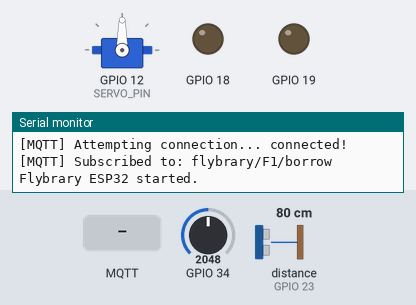
A program run on a simulated ESP32. Shown: servo, output pins drawn as LEDs (lit = HIGH), the last lines printed to the serial monitor. Wiring (inferred from the names in the program): ultrasonic range finder: trigger GPIO 22; echo GPIO 23. The test bench sets the inputs (shaded band); at power-on: distance to the obstacle (sensor on GPIO 23) 80 cm, GPIO 34 = 2048. The echo pulse lasts 58.3 µs per cm; WiFi joins after 1.5 s; servers stay silent unless stated; uploads are accepted with an empty reply; no MQTT or app messages arrive unless stated; pins used as bus, display or sensor lines are not drawn.

Above: at 2.7 s.
2.8 s: MQTT message "1" arrives on the first subscribed topic
At 3.72 s:
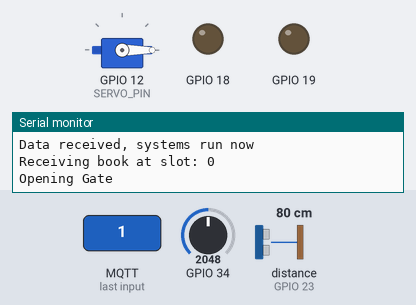
5.3 s: distance to the obstacle (sensor on GPIO 23) set to 14 cm
At 9.23 s:
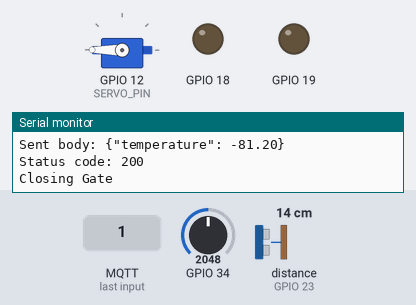
9.5 s: distance to the obstacle (sensor on GPIO 23) set to 11 cm
11.0 s: MQTT message "0" arrives on the first subscribed topic
At 12.7 s:
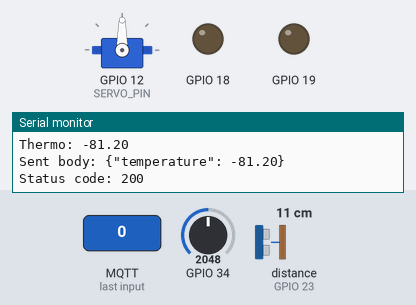
Timing chart, 0 to 14.2 s (numbered marks = the images above; inputs shaded):
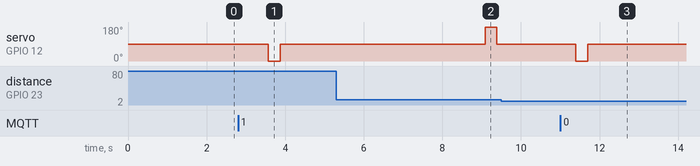

The program:

main.cpp
```cpp
#include <Arduino.h>
#include <WiFi.h>
#include <HTTPClient.h>
#include <PubSubClient.h>
#include <ArduinoJson.h>
#include <map>

#define MQTT_MAX_PACKET_SIZE 512

#include "motor.h"
#include "loadcell.h"
#include "servo.h"
#include "mqtt.h"
#include "doorsensor.h"
#include "thermometer.h"
// ↓↓↓ DEFINITIONS HERE ↓↓↓
const char* WIFI_SSID  = "Day";
const char* WIFI_PASS  = "daydoiwifi";

const char* MQTT_SERVER = "broker.hivemq.com";
const char* MQTT_TOPIC  = "flybrary/F1/borrow";

WiFiClient espClient;
PubSubClient mqttClient(espClient);

bool shouldVend = false;
String isbn;
bool gateOpen = false;
unsigned long gateOpenStart = 0;
unsigned long gateTimeout = 5000; // 5 seconds before auto-close

//edit this to fit the pos on the real thing
std::map<String, int> isbnToPosition = {
    {"9786165972000", 0}, //erika
    {"9786166241174", 1}, //muse 1
    {"9786166241327", 2}, //muse 2
    {"9786166241334", 3}, //muse 3
    {"9786166240771", 4}  //first 4
};

//Init sensors and actuators
Stepper st(18,19);
BorrowServo s(12);
DoorSensor ds(22,23);

Thermo thermo(34);

float distanceCheck = 20;

void receiveBook(int pos);

// MQTT Callback
void mqttCallback(char* topic, byte* payload, unsigned int length) {
    Serial.print("[MQTT] Message received on: ");
    Serial.println(topic);

    // Convert payload to string
    String jsonStr;
    for (int i = 0; i < length; i++) {
        jsonStr += (char)payload[i];
    }

    Serial.print("[MQTT] Payload String: ");
    Serial.println(jsonStr);

    // Allocate JSON document
    StaticJsonDocument<200> doc;

    // Parse JSON
    DeserializationError error = deserializeJson(doc, jsonStr);
    if (error) {
        Serial.print("JSON parse failed: ");
        Serial.println(error.f_str());
        return;
    }

    // Extract data
    isbn = doc["isbn"].as<String>();

    Serial.print("Extracted ISBN: ");
    Serial.println(isbn);

    // Use it inside your program
    shouldVend = true;
}


// ---------------------------
// WiFi Setup
// ---------------------------
void setupWiFi() {
    Serial.print("[WiFi] Connecting to ");
    Serial.println(WIFI_SSID);

    WiFi.begin(WIFI_SSID, WIFI_PASS);

    while (WiFi.status() != WL_CONNECTED) {
        delay(500);
        Serial.print(".");
    }

    Serial.println("\n[WiFi] Connected!");
    Serial.print("[WiFi] IP: ");
    Serial.println(WiFi.localIP());
}

// ---------------------------
// MQTT Reconnect
// ---------------------------
void reconnectMQTT() {
    while (!mqttClient.connected()) {
        Serial.print("[MQTT] Attempting connection... ");
        String clientId = "FlybraryClient-" + String(WiFi.macAddress());
        if (mqttClient.connect(clientId.c_str())) {
            Serial.println("connected!");
            mqttClient.subscribe(MQTT_TOPIC);
            Serial.print("[MQTT] Subscribed to: ");
            Serial.println(MQTT_TOPIC);
        } else {
            Serial.print("failed (rc=");
            Serial.print(mqttClient.state());
            Serial.println(") retrying in 2s...");
            delay(2000);
        }
    }
}

// ---------------------------
// Initialize MQTT System
// ---------------------------
void initMQTT() {
    setupWiFi();

    mqttClient.setServer(MQTT_SERVER, 1883);
    mqttClient.setCallback(mqttCallback);

    reconnectMQTT();
}

// ---------------------------
// Must be called inside loop()
// ---------------------------
void mqttLoop() {
    if (!mqttClient.connected()) reconnectMQTT();
    mqttClient.loop();

    if (shouldVend) {
        Serial.println("Data received, systems run now");
        receiveBook(isbnToPosition[isbn]);
        shouldVend = false;

    }
}

void setup() {
  Serial.begin(115200);
  Serial.println("Flybrary ESP32 initing.");
  initMQTT();
  Serial.println("Flybrary ESP32 started.");
}

bool isDetected = false;

void loop() {
    mqttLoop();  // always run
    delay(1000);

    float dis = ds.getDistance();

    if (gateOpen) {
        // If hand detected, reset timer (keep gate open)
        if (dis > 0.01 && dis <= 12.0) {
            Serial.println("Hand detected -> Keeping gate open");
            gateOpenStart = millis();
        }

        // Time to close?
        if (millis() - gateOpenStart >= gateTimeout) {
            Serial.println("Closing Gate");
            s.close();
            gateOpen = false;
        }
    }
}

bool sendTemperature(float temp);

void receiveBook(int pos) {
    Serial.print("Receiving book at slot: ");
    Serial.println(pos);

    Serial.println("Opening Gate");
    s.open();

    float t = thermo.readTempCelsius();
    Serial.print("Thermo: ");
    Serial.println(t);
    sendTemperature(t);
    gateOpen = true;
    gateOpenStart = millis();  // start countdown
}

bool sendTemperature(float temp) {
    if (WiFi.status() != WL_CONNECTED) return false;

    HTTPClient http;
    http.begin("https://flybrary-web-backend.vercel.app/api/v1/esp/postTemperature");
    http.addHeader("Content-Type", "application/json");

    // Correct JSON
    String json = "{\"temperature\": " + String(temp, 2) + "}";

    int code = http.POST(json);
    http.end();

    Serial.print("Sent body: ");
    Serial.println(json);
    Serial.print("Status code: ");
    Serial.println(code);

    return (code == 200 || code == 201);
}


/*
The user press return book in the website
It calls mqtt client
If esp receive the mqtt, it opens the gate
If gate is opened, it opens for 5 secs
then, detect with ultrasonic to prevent hand in gate
if no hand, close gate
*/
```

doorsensor.h
```cpp
#include <Arduino.h>

class DoorSensor{
    public:
        int TRIG = 22;
        int ECHO = 23;

        DoorSensor(){
            initDoorSensor();
        }
        DoorSensor(int trig, int echo){
            TRIG = trig;
            ECHO = echo;
            initDoorSensor();
        }
        void initDoorSensor(){
            pinMode(TRIG, OUTPUT);
            pinMode(ECHO, INPUT);
        }
        float getDistance(){
            digitalWrite(TRIG, LOW);
            delayMicroseconds(2);
            digitalWrite(TRIG, HIGH);
            delayMicroseconds(10);
            digitalWrite(TRIG, LOW);

            long duration = pulseIn(ECHO, HIGH);
            float distance = (duration * 0.034) / 2;
            return distance;
        }
};
```

loadcell.h
```cpp
#include <Arduino.h>
#include "HX711.h"

class LoadCell{
  public:
    int LOADCELL_DOUT_PIN = 26;
    int LOADCELL_SCK_PIN = 27;
    HX711 scale;

    LoadCell(){
      loadCellInit();
    }
    LoadCell(int dout, int sck){
      LOADCELL_DOUT_PIN = dout;
      LOADCELL_SCK_PIN = sck;
      loadCellInit();
    }
    void loadCellInit() {
      Serial.begin(115200);
      scale.begin(LOADCELL_DOUT_PIN, LOADCELL_SCK_PIN);
    }

    void calibrate() {
      if (scale.is_ready()) {
        scale.set_scale();
        Serial.println("Tare... remove any weights from the scale.");
        delay(5000);
        scale.tare();
        Serial.println("Tare done...");
        Serial.print("Place a known weight on the scale...");
        delay(5000);
        long reading = scale.get_units(10);
        Serial.print("Result: ");
        Serial.println(reading);
      }
      else {
        Serial.println("HX711 not found.");
      }
      delay(1000);
    }

    long detectWeight(){
      if (scale.is_ready()) {
        long weight = scale.get_units(10);
        return weight;
      } else {
        Serial.println("HX711 not found.");
        return -1;
      }
    }

    bool detect(){
      if(detectWeight() >= 100) return true;
      else return false;
    }
};
//calibration factor will be the (reading)/(known weight)
```

motor.h
```cpp
#include <Arduino.h>

class Stepper{
  public:
    int DIR_PIN;
    int STEP_PIN;
    const int stepsPerRevolution = 200;
    const float stepsPerDeg = (stepsPerRevolution) / 360.0;
    const int maxIdx = 4;
    const int maxDeg = 180;

    int currentAngle = 0;

    Stepper(int dir, int step){
      DIR_PIN = dir;
      STEP_PIN = step;
      motorInit();
    }

    void motorInit() {
      pinMode(STEP_PIN, OUTPUT);
      pinMode(DIR_PIN, OUTPUT);
    }

    void moveMotor(int steps) {
      digitalWrite(DIR_PIN, (steps > 0));

      if (steps < 0) steps = -steps;   // always step positive count

      for (int i = 0; i < steps; i++) {
        digitalWrite(STEP_PIN, HIGH);
        delayMicroseconds(3000);
        digitalWrite(STEP_PIN, LOW);
        delayMicroseconds(3000);
      }
    }

    void moveToIdx(int idx) {
      if (idx < 0 || idx > maxIdx) return;

      // Map idx 0–9 → angle 0–180
      int targetAngle = map(idx, 0, maxIdx, 0, maxDeg);
      // Calculate required steps
      int deltaAngle = targetAngle - currentAngle;
      int stepCount = deltaAngle * stepsPerDeg;

      // Move stepper
      moveMotor(stepCount);

      // Update angle state
      currentAngle = targetAngle;
    }

    void moveClockwise(int n) {
      moveMotor(stepsPerRevolution * n);
    }
};
```

servo.h
```cpp
#include <Arduino.h>
#include <ESP32Servo.h>

//define servo pins
class BorrowServo {
  public:
    int SERVO_PIN = 12;
    Servo s1;

    BorrowServo(){
      servoInit();
    }
    BorrowServo(int s){
      SERVO_PIN = s;
      servoInit();
    }
    void servoInit() {
      s1.attach(SERVO_PIN);
    }

    // Move both servos to 90 degrees
    void open() {
      s1.write(0);
      delay(300);
      s1.write(90);
    }

    // Move both servos back to 0 degrees
    void close() {
      s1.write(180);
      delay(300);
      s1.write(90);
    }

    void spin(){
      s1.write(180);
    }

    void stop(){
      s1.write(90);
    }

    void write(int n){
      s1.write(n);
    }
};
```

thermometer.h
```cpp
#include <Arduino.h>

class Thermo{
    public:
        int ANALOG_PIN;
        float beta;
        const float R0   = 10000;
        const float BETA = 3950;
        const float T0   = 298.15;

        Thermo(int pin){
            ANALOG_PIN = pin;
        }
        float readTempCelsius() {
            float adc = analogRead(ANALOG_PIN);
            return 55.3333333 - (adc / 15.0);
        }
};
```

Measured:
- after the input at 2.8 s, servo on GPIO 12 (SERVO_PIN): 90° → 0° after 0.77 s, → 90° 0.30 s later
- after the input at 9.5 s, every drawn part: stays the same
- after the input at 11.0 s, servo on GPIO 12 (SERVO_PIN): 90° → 0° after 0.40 s, → 90° 0.30 s later
